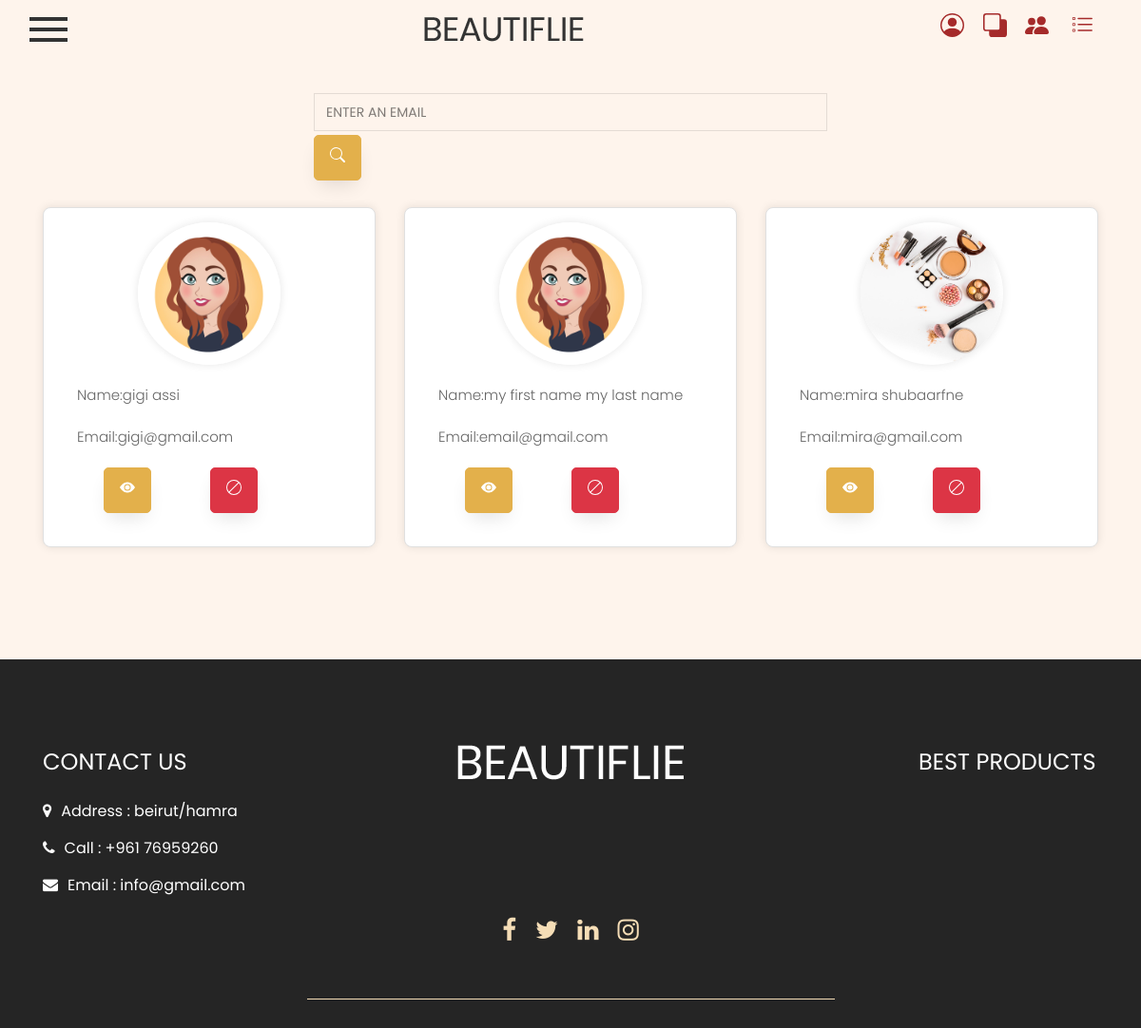
The app's page /View/pages/user.php (signed in) with its own data.
### tables this page shows
CREATE TABLE `user` (
  `_id` int(11) NOT NULL,
  `firstName` varchar(20) NOT NULL,
  `lastName` varchar(20) NOT NULL,
  `gmail` varchar(100) NOT NULL,
  `password` text NOT NULL,
  `isAdmin` int(11) NOT NULL DEFAULT 0,
  `status` int(11) NOT NULL DEFAULT 0,
  `createdAt` datetime NOT NULL DEFAULT current_timestamp(),
  `profilePicture` varchar(50) NOT NULL DEFAULT 'default.jpg'
);

### Controller/UserController.php (called while the page is built, shortened)
<?php
function getAllUsersForAnAdmin(){
    $mysqli = SingletonConnectionToDb::getInstance()->getConnection();
    $sql = "SELECT `_id`, `firstName`, `lastName`, `gmail`, `password`, `isAdmin`, `status`, `createdAt`, `profilePicture` FROM `user`
    WHERE isAdmin = 0";
    $users = [];
    $result = $mysqli->query($sql);
    if ($result) {
        while ($row = $result->fetch_assoc()) {
            $users[] = new User(
                $row['_id'],
                $row['firstName'],
                $row['lastName'],
                $row['gmail'],
                $row['profilePicture'],
                null,
                null
            );
        }
    } else {
        echo "Error: " . $mysqli->error;
    }
    return $users;
}

### Model/User.php (called while the page is built, shortened)
<?php
class User {
    public $_id;
    public function __construct($_id, $firstName, $lastName, $email, $profilePicture ,$userDetails, $isAdmin) {
        $this->_id = $_id;
        $this->firstName = $firstName;
        $this->lastName = $lastName;
        $this->email = $email;
        $this->profilePicture = $profilePicture;
    }
    public function getStatus(){
        $dbConnection = SingletonConnectionToDb::getInstance()->getConnection();
        $query = "SELECT `status` FROM `user` WHERE _id = ?";
        $statement = $dbConnection->prepare($query);
        $statement->bind_param("i", $this->_id);
        $statement->execute();
        $result = $statement->get_result();
        $status = $result->fetch_assoc();
        return $status['status'];
    }
}

### View/components/user/all.php (the view, shortened to what this page needs)
<section class="ftco-section">
    <div class="container">
        <div class="row justify-content-center">
            <div class="col-md-6">
                <div class="search-bar">
                    <form action="" method="get">
                        <input type="email" name="email" id="email" placeholder="ENTER AN EMAIL"required
                            class="form-control mb-1">
                        <button type="submit" name="filter" class="btn btn-primary"><svg xmlns="http://www.w3.org/2000/svg" width="16"
                                height="16" fill="currentColor" class="bi bi-search" viewBox="0 0 16 16">
                                <path
                                    d="M11.742 10.344a6.5 6.5 0 1 0-1.397 1.398h-.001q.044.06.098.115l3.85 3.85a1 1 0 0 0 1.415-1.414l-3.85-3.85a1 1 0 0 0-.115-.1zM12 6.5a5.5 5.5 0 1 1-11 0 5.5 5.5 0 0 1 11 0" />
                            </svg>
                        </button>
                    </form>
                </div>
            </div>
        </div>
        <div class="row mt-2">
            <?php
                if(isset($_GET['filter'])){
                    $users = searchUserByEmail($_GET['email']);
                }
                else{
                    $users = getAllUsersForAnAdmin();
                }
                foreach ($users as $user) {
                    ?>
            <div class="col-md-4">
                <div class="user-card">
                    <div class="profile-picture">
                        <img src="../uploaded_img/<?= $user->profilePicture; ?>" alt="Profile Picture">
                    </div>
                    <p>Name:<?= $user->firstName." ".$user->lastName; ?></p>
                    <p>Email:<?=$user->email;?></p>
                    <button class="btn btn-primary ml-5" onclick="sing(<?= $user->_id;?>)"><svg
                            xmlns="http://www.w3.org/2000/svg" width="16" height="16" fill="currentColor"
                            class="bi bi-eye-fill" viewBox="0 0 16 16">
                            <path d="M10.5 8a2.5 2.5 0 1 1-5 0 2.5 2.5 0 0 1 5 0" />
                            <path
                                d="M0 8s3-5.5 8-5.5S16 8 16 8s-3 5.5-8 5.5S0 8 0 8m8 3.5a3.5 3.5 0 1 0 0-7 3.5 3.5 0 0 0 0 7" />
                        </svg></button>
                    <button class="btn btn-danger ml-5" onclick="block(<?= $user->_id;?>)"
                        <?php if($user->getStatus() == 0): ?>
                            style="display: inline"
                        <?php else: ?>
                            style="display: none"
                        <?php endif; ?>
                        id="block<?= $user->_id;?>"><svg xmlns="http://www.w3.org/2000/svg" width="16" height="16"
                            fill="currentColor" class="bi bi-ban" viewBox="0 0 16 16">
                            <path
                                d="M15 8a6.97 6.97 0 0 0-1.71-4.584l-9.874 9.875A7 7 0 0 0 15 8M2.71 12.584l9.874-9.875a7 7 0 0 0-9.874 9.874ZM16 8A8 8 0 1 1 0 8a8 8 0 0 1 16 0" />
                        </svg></button>
                </div>
            </div>
            <?php } ?>
        </div>
    </div>
</section>

### records on screen
user: profilePicture (placeholder picture), firstName "gigi", lastName "assi", gmail "gigi@gmail.com"
user: profilePicture (placeholder picture), firstName "my first name", lastName "my last name", gmail "email@gmail.com"
user: profilePicture (picture), firstName "mira", lastName "shubaarfne", gmail "mira@gmail.com"
